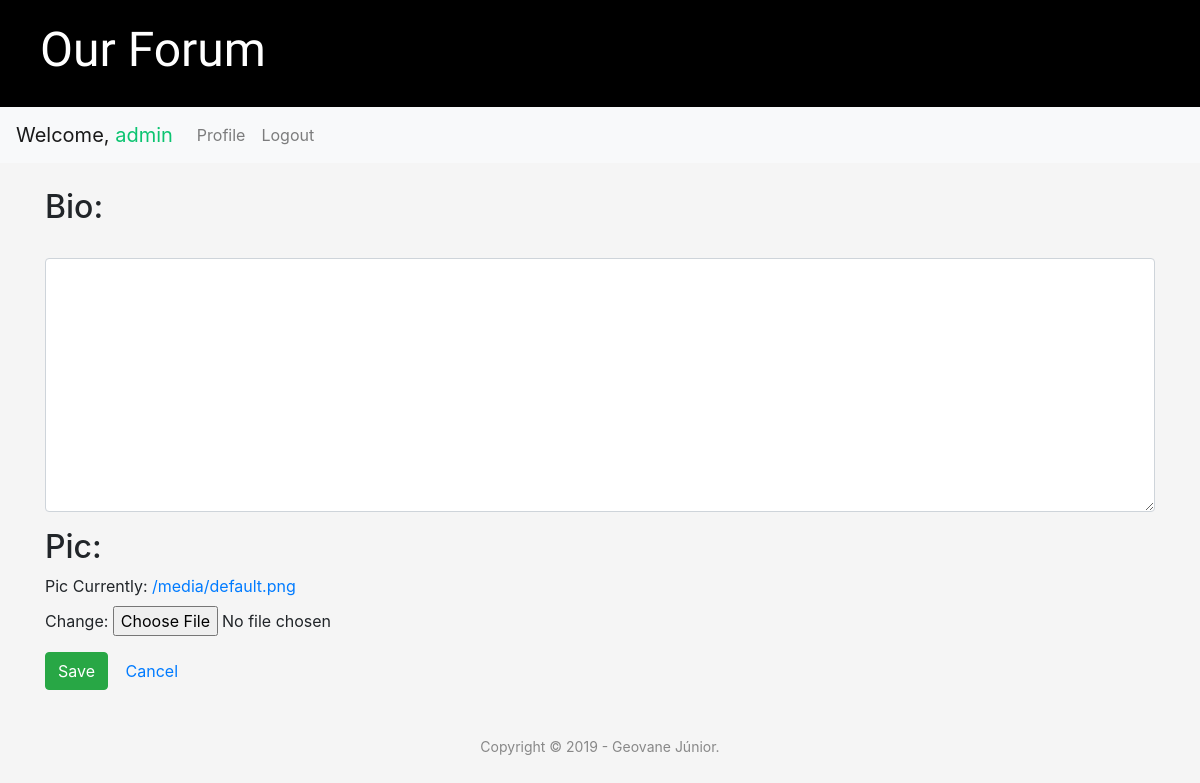
The app's page /accounts/profile/1/ (signed in), older data.
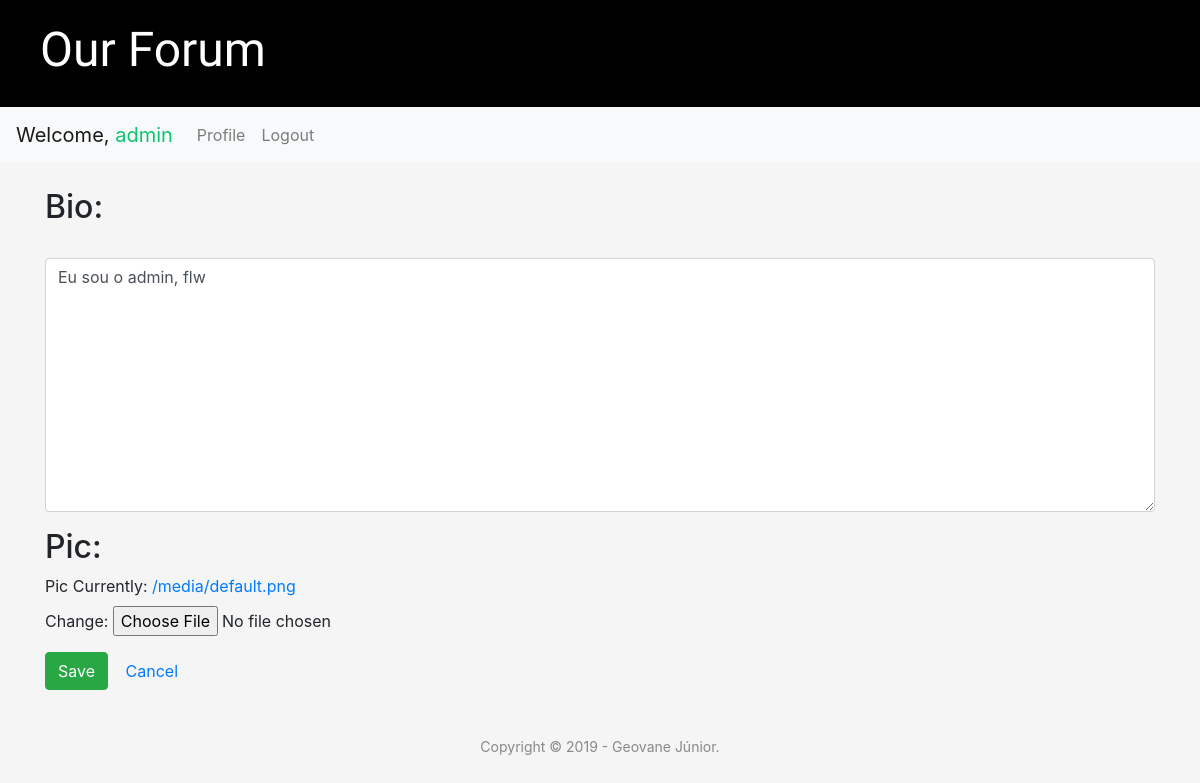
The same page, newer data.
### accounts/models.py (models this page shows)
class Profile(models.Model):
    user = models.OneToOneField(User, on_delete=models.CASCADE)
    bio = models.TextField(max_length=500, blank=True)
    pic = models.ImageField(upload_to ='media', default='/media/default.png')

### accounts/views.py (the view)
# urls.py: path('profile/<int:user_id>/', views.profile, name='profile'),
def profile(request, user_id):
    profile = get_object_or_404(Profile, user_id=user_id)
    if profile != request.user.profile:
        raise Http404
    if request.method != 'POST':
        form = ProfileForm(instance=profile)
    else:
        form = ProfileForm(request.POST, request.FILES, instance=profile)
        if form.is_valid():
            profile_edit = form.save(commit=False)
            profile_edit.save()
            return redirect('../../../')
    return render(request, 'accounts/profile.html', {'form': form, 'profile': profile})

### accounts/forms.py
class ProfileForm(forms.ModelForm):
    class Meta:
        model = Profile
        fields = ['bio', 'pic']
        labels = {'bio': ''}

### accounts/templates/accounts/profile.html (shortened to what this page needs)
{% extends 'forum/base.html' %}
{% load widget_tweaks %}
{% block content %}
  <div class="container">
    <form class="" enctype="multipart/form-data" action="{% url 'profile' user_id=user.id %}"  method="post">
      {% for field in form.visible_fields %}
      <h2>{{ field.name.title }}:</h2>
        <div class="form-group">
          <label for="{{ field.id_for_label }}">{{ field.label }}</label>
          {% if field.name.title == 'Bio' %}
            {{ field|add_class:'form-control' }}
          {% else %}
            {{ field }}
          {% endif %}
        </div>
      {% endfor %}
      <div class="form-group">
        <button type="submit" class="btn btn-success">
             Save
        </button>
        <a href="{% url 'index' %}" class="btn btn-default">Cancel</a>
      </div>
    </form>
  </div>
{% endblock content %}

Row changes from the older to the newer data that the page shows:
changed Profile: bio (not shown) → "Eu sou o admin, flw"
